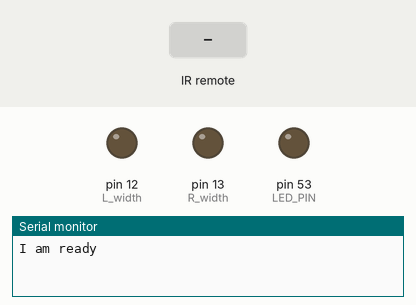
The sketch below on a simulated Arduino Mega 2560, built with avr-gcc and run on an emulated ATmega2560. On the bench: output pins drawn as LEDs (lit = HIGH), the last lines printed to the serial monitor. Inputs (shaded band) come from the test bench.

Above: at 1.2 s.
1.3 s: infrared code 0xFF6897 received
2.8 s: infrared code 0xFFC23D received
At 3.8 s:
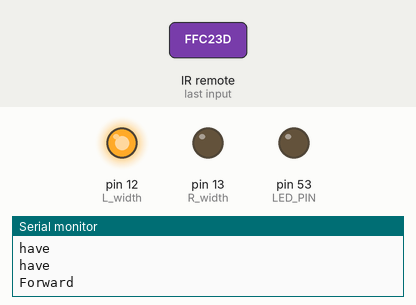
4.3 s: infrared code 0xFF22DD received
At 6.1 s:
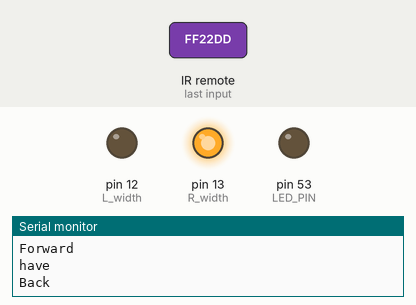
Timing chart, 0 to 10.3 s (numbered marks = the images above; inputs shaded):
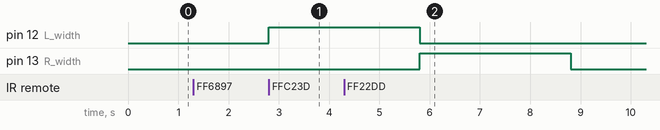

Measured:
- after the input at 2.8 s, pin 12 (L_width): LOW → HIGH at once
- after the input at 4.3 s, pin 13 (R_width): LOW → HIGH after 1.5 s, → LOW 3.0 s later

The sketch:

IR_actuator.ino
```cpp
#include <IRremote.h>

#define RECV_PIN 2

#define R_width  13
#define L_width  12

#define R_angle  11
#define L_angle  10

#define R_left_height   9
#define L_left_height  8

#define R_middle_height   7
#define L_middle_height  6

#define R_right_height  5
#define L_right_height  4

#define LED_PIN  53

IRrecv irrecv(RECV_PIN);

decode_results results;

void setup() {
  Serial.begin(9600);
  pinMode(R_width, OUTPUT);
  pinMode(L_width, OUTPUT);
  pinMode(LED_PIN, OUTPUT);

  irrecv.enableIRIn();
  Serial.println("I am ready");
  //digitalWrite(LED_PIN, HIGH);
}

void loop() {
  static byte  choiseActuator;
  if(irrecv.decode(&results)){
    switch(results.value){
      case 0xFF6897:
          choiseActuator = R_width;
          break;
      case 0xFF9867:
          choiseActuator = R_angle;
          break;
      case 0xFFB04F:
          choiseActuator = R_left_height;
          break;
      case 0xFF30CF:
          choiseActuator = R_middle_height;
          break;
      case 0xFF18E7:
          choiseActuator = R_right_height;
          break;
    }
  }
  motion(choiseActuator);
}

void goForward(int del, byte number){
  //digitalWrite(LED_PIN, LOW);
  analogWrite(number - 1, 255);
  analogWrite(number, 0);
  delay(del);
  analogWrite(number - 1, 0);
  analogWrite(number, 0);
  //digitalWrite(LED_PIN, HIGH);
}

void goBack(int del, byte number){
  //digitalWrite(LED_PIN, LOW);
  analogWrite(number - 1, 0);
  analogWrite(number, 255);
  delay(del);
  analogWrite(number - 1 , 0);
  analogWrite(number, 0);
  //digitalWrite(LED_PIN, HIGH);
}


void motion(byte number){

  if(irrecv.decode(&results)){
    Serial.println("have");
   if(results.value == 0xFFC23D){
      Serial.println("Forward");
      goForward(3000, number);
    }
    else if(results.value == 0xFF22DD){
      Serial.print("Back");
      goBack(3000, number);
    }
    irrecv.resume();
  }
}
```
